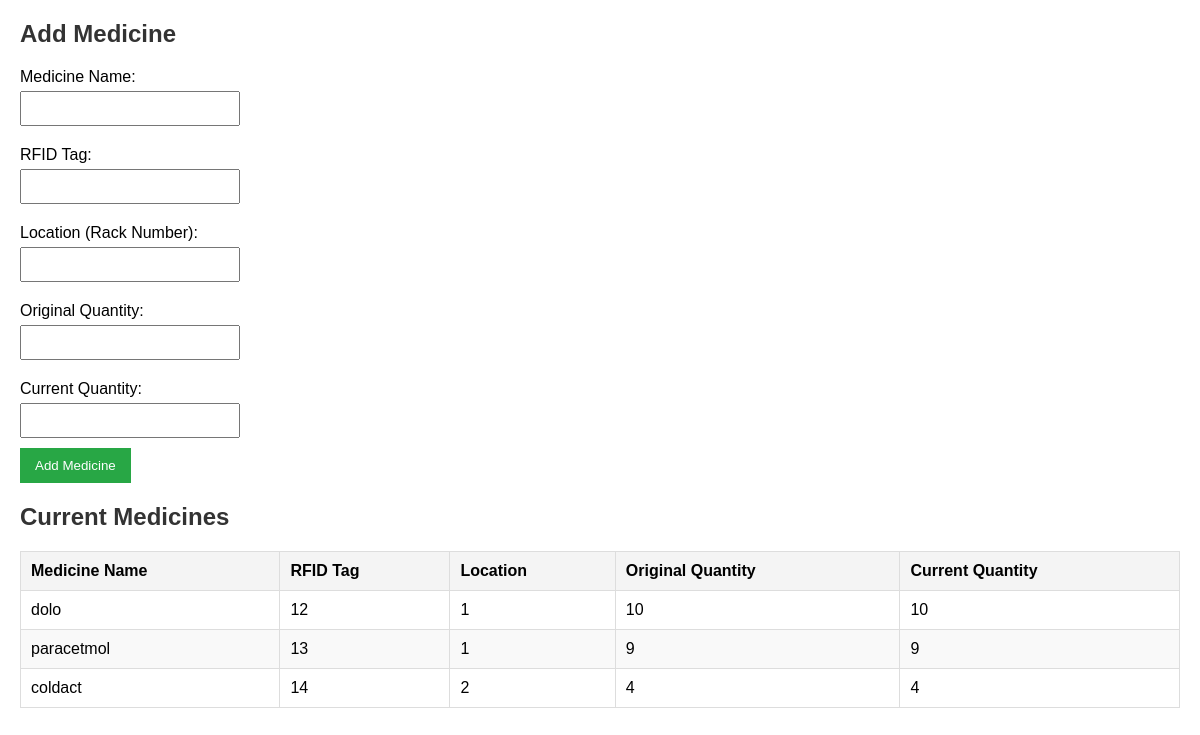
Screenshot of /inventory/add/ with the database file from the repository.
### inventory/models.py (models this page shows, shortened)
class Medicine(models.Model):
    name = models.CharField(max_length=100)
    rfid_tag = models.CharField(max_length=100, unique=True)
    location = models.CharField(max_length=100)
    original_quantity = models.IntegerField(default=0)  # Set a default value, such as 0
    quantity = models.IntegerField()

### inventory/views.py (the view)
# urls.py: path('add/', views.add_medicine, name='add_medicine'),
def add_medicine(request):
    if request.method == 'POST':
        form = MedicineForm(request.POST)
        if form.is_valid():
            medicine = form.save()
            if medicine.quantity < 0.05 * medicine.original_quantity:
                send_mail(
                    'Low Stock Alert',
                    f'The stock for {medicine.name} is below 5%. Please restock it soon.',
                    'medicalshop383@gmail.com',  # Your email address here
                    ['medicalshop383@gmail.com'],  # Your email address here
                    fail_silently=False,
                )
            return redirect('add_medicine')
    else:
        form = MedicineForm()
    medicines = Medicine.objects.all()
    return render(request, 'inventory/add_medicine.html', {'form': form, 'medicines': medicines})

### inventory/forms.py
class MedicineForm(forms.ModelForm):
    class Meta:
        model = Medicine
        fields = ['name', 'rfid_tag', 'location', 'original_quantity', 'quantity']

### inventory/templates/inventory/add_medicine.html (shortened to what this page needs)
<!DOCTYPE html>
<html>
<head>
    {% load static %}
    <link rel="stylesheet" href="{% static 'inventory/styles.css' %}">
</head>
<body>
    <h2>Add Medicine</h2>
    <form method="POST" action="">
        <label for="name">Medicine Name:</label>
        <input type="text" id="name" name="name" required><br>
        <label for="rfid_tag">RFID Tag:</label>
        <input type="text" id="rfid_tag" name="rfid_tag" required><br>
        <label for="location">Location (Rack Number):</label>
        <input type="text" id="location" name="location" required><br>
        <label for="original_quantity">Original Quantity:</label>
        <input type="number" id="original_quantity" name="original_quantity" required><br>
        <label for="quantity">Current Quantity:</label>
        <input type="number" id="quantity" name="quantity" required><br>
        <button type="submit">Add Medicine</button>
    </form>
    <h2>Current Medicines</h2>
    <table>
        <thead>
            <tr>
                <th>Medicine Name</th>
                <th>RFID Tag</th>
                <th>Location</th>
                <th>Original Quantity</th>
                <th>Current Quantity</th>
            </tr>
        </thead>
        <tbody>
            {% for medicine in medicines %}
                <tr>
                    <td>{{ medicine.name }}</td>
                    <td>{{ medicine.rfid_tag }}</td>
                    <td>{{ medicine.location }}</td>
                    <td>{{ medicine.original_quantity }}</td>
                    <td>{{ medicine.quantity }}</td>
                </tr>
            {% endfor %}
        </tbody>
    </table>
</body>
</html>

### static/inventory/styles.css (style rules this page uses)
body { font-family: Arial, sans-serif; margin: 20px; padding: 0; }
h2 { color: #333; }
form { margin-bottom: 20px; }
label { display: block; margin: 10px 0 5px; }
input[type="text"], input[type="number"] { padding: 8px; width: 200px; margin-bottom: 10px; }
button { padding: 10px 15px; background-color: #28a745; color: white; border: none; cursor: pointer; }
table { width: 100%; border-collapse: collapse; margin-top: 20px; }
th, td { padding: 10px; border: 1px solid #ddd; text-align: left; }
th { background-color: #f4f4f4; }
tr:nth-child(even) { background-color: #f9f9f9; }

### rows the page displays
Medicine: name "dolo", rfid_tag "12", location "1", original_quantity "10", quantity "10"
Medicine: name "paracetmol", rfid_tag "13", location "1", original_quantity "9", quantity "9"
Medicine: name "coldact", rfid_tag "14", location "2", original_quantity "4", quantity "4"
